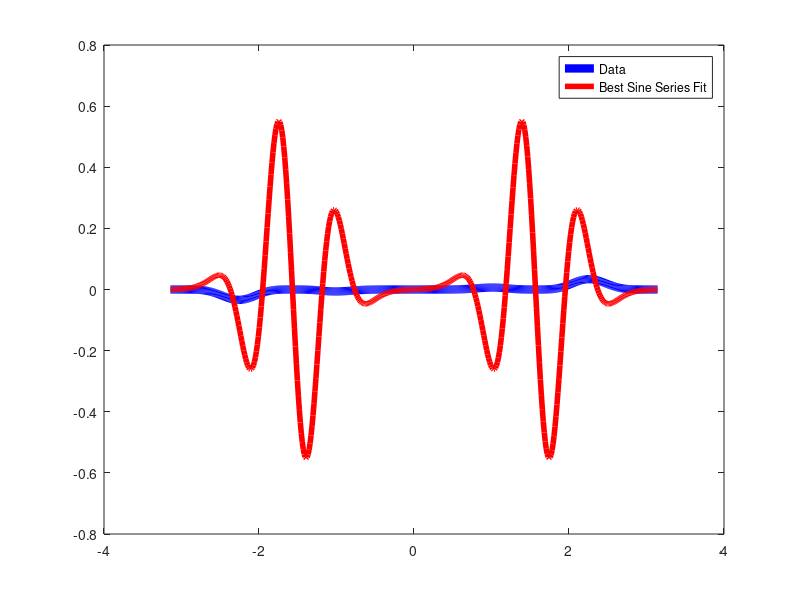

This figure's MATLAB source:
% perform linear least squares to find a best fit function through data
% {(xi,yi)}i=1->N
% Find {?j}j=1->M that minimizes the l2-norm of the residual ||~r||2->2 for 
% the model function: f(x;?->) = sumj=1->M(Bjsin(jx).

function l2norm = fit_Sine_Series()

N = 500;
xData = linspace(-pi, pi, N);
yData = (((0.25*xData.^2).*cos(xData).^4).*sin(xData).^7)';
fxb = zeros(1,N);

M = 40;

for i = 1:M
    for j = 1:N
        
        A(j,i) = xData(j)^(i-1);
        
    end
end
    
B = inv( A' * A )* A' * yData;
r = yData - (A * B);
l2norm = sqrt(r'.*r);
  
for l = 1:N
    for k = 1:M
        
        fxb(l) = fxb(l) + B(k)*sin(xData(l)*k);
        
    end
end

plot(xData,yData,'b','LineWidth',6);
hold on;
plot(xData,fxb,'r','LineWidth',4);
legend('Data','Best Sine Series Fit');

end

%% (a) Use N = 500. How does increasing M, the # of terms in the sine 
%%     series, change the residual? What is the residual when M = 5 vs. 
%%     M = 10 vs. M = 20 vs. M = 40?
%      When M = 5, the residual is low decimals close to zero.
%      When M = 10, the residual is closer to zero.
%      When M = 20, the residual is even closer to zero.
%      When M = 40, the residual is essentially zero.
%
%% (b) You have just found a representation of a function using only sine 
%%     functions; do a quick google search for ?sine series? and state what 
%%     the name of this series/process is called. Hint: it starts with a ?F?.
%      The Fourier sine series.